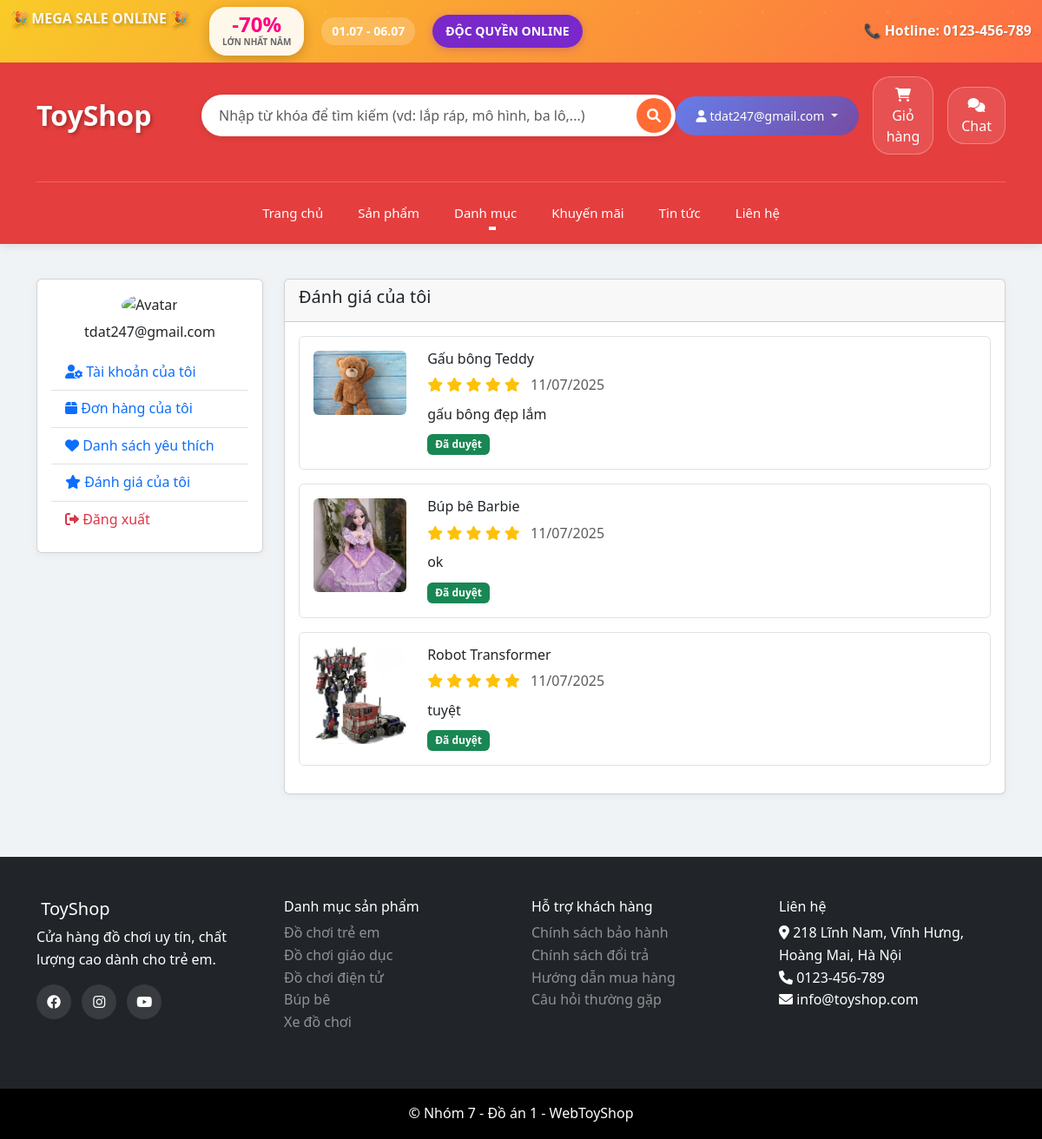
The page /customer/my_reviews.php (signed in) on the database its author committed.
### tables this page shows
CREATE TABLE `reviews` (
  `id` int(11) NOT NULL,
  `product_id` int(11) DEFAULT NULL,
  `customer_id` int(11) DEFAULT NULL,
  `order_id` int(11) DEFAULT NULL,
  `rating` int(11) DEFAULT NULL CHECK (`rating` >= 1 and `rating` <= 5),
  `comment` text DEFAULT NULL,
  `images` text DEFAULT NULL,
  `admin_reply` text DEFAULT NULL,
  `status` enum('pending','approved','rejected') DEFAULT 'pending',
  `created_at` timestamp NOT NULL DEFAULT current_timestamp()
);

CREATE TABLE `products` (
  `id` int(11) NOT NULL,
  `name` varchar(200) NOT NULL,
  `description` text DEFAULT NULL,
  `price` decimal(10,2) NOT NULL,
  `sale_price` decimal(10,2) DEFAULT NULL,
  `category_id` int(11) DEFAULT NULL,
  `image` varchar(255) DEFAULT NULL,
  `stock_quantity` int(11) DEFAULT 0,
  `status` enum('active','inactive') DEFAULT 'active',
  `featured` tinyint(1) DEFAULT 0,
  `created_at` timestamp NOT NULL DEFAULT current_timestamp()
);

CREATE TABLE `categories` (
  `id` int(11) NOT NULL,
  `name` varchar(100) NOT NULL,
  `description` text DEFAULT NULL,
  `image` varchar(255) DEFAULT NULL,
  `status` enum('active','inactive') DEFAULT 'active',
  `created_at` timestamp NOT NULL DEFAULT current_timestamp()
);

### config/database.php (called while the page is built, shortened)
<?php
$conn = new mysqli(DB_HOST, DB_USER, DB_PASS, DB_NAME);
$conn->set_charset("utf8mb4");
function executeQuery($sql, $params = []) {
    global $conn;
    $stmt = $conn->prepare($sql);
    if (!empty($params)) {
        $types = '';
        foreach ($params as $param) {
            if (is_int($param)) {
                $types .= 'i';
            } elseif (is_float($param)) {
                $types .= 'd';
            } elseif (is_string($param)) {
                $types .= 's';
            } else {
                $types .= 's';
            }
        }
        if (!$stmt->bind_param($types, ...$params)) {
            error_log("Binding parameters failed: " . $stmt->error);
            $stmt->close();
            return false;
        }
    }
    if (!$stmt->execute()) {
        error_log("Execute failed: " . $stmt->error);
        $stmt->close();
        return false;
    }
    if (strpos(strtoupper($sql), 'SELECT') === 0) {
        $result = $stmt->get_result();
        return $result;
    }
    return true;
}
function fetchAll($sql, $params = []) {
    $result = executeQuery($sql, $params);
    $data = [];
    if ($result && $result !== true) {
        while ($row = $result->fetch_assoc()) {
            $data[] = $row;
        }
    }
    return $data;
}
?>

### customer/my_reviews.php (the view, shortened to what this page needs)
<?php
include '../includes/header.php';
$customer_id = $_SESSION['customer_id'];
$reviews = fetchAll("SELECT r.*, p.name as product_name, p.image as product_image
                     FROM reviews r
                     JOIN products p ON r.product_id = p.id
                     WHERE r.customer_id = ?
                     ORDER BY r.created_at DESC", [$customer_id]);
?>
<div class="container py-4">
    <div class="row">
        <div class="col-md-3">
            <?php include 'sidebar.php'; ?>
        </div>
        <div class="col-md-9">
            <div class="card">
                <div class="card-header">
                    <h5>Đánh giá của tôi</h5>
                </div>
                <div class="card-body">
                    <?php if (empty($reviews)): ?>
                        <div class="text-center py-5">
                            <i class="fas fa-star fa-3x text-muted mb-3"></i>
                            <p class="text-muted">Chưa có đánh giá nào</p>
                            <a href="../products.php" class="btn btn-primary">Mua sắm ngay</a>
                        </div>
                    <?php else: ?>
                        <?php foreach ($reviews as $review): ?>
                            <div class="review-item border rounded p-3 mb-3">
                                <div class="row">
                                    <div class="col-md-2">
                                        <img src="../assets/img/<?php echo $review['product_image'] ?: 'default.jpg'; ?>"
                                             class="img-fluid rounded" alt="<?php echo $review['product_name']; ?>">
                                    </div>
                                    <div class="col-md-10">
                                        <h6><?php echo $review['product_name']; ?></h6>
                                        <div class="rating mb-2">
                                            <?php for ($i = 1; $i <= 5; $i++): ?>
                                                <i class="fas fa-star <?php echo $i <= $review['rating'] ? 'text-warning' : 'text-muted'; ?>"></i>
                                            <?php endfor; ?>
                                            <span class="ms-2 text-muted">
                                                <?php echo date('d/m/Y', strtotime($review['created_at'])); ?>
                                            </span>
                                        </div>
                                        <p class="mb-2"><?php echo nl2br($review['comment']); ?></p>
                                        <span class="badge bg-<?php
                                            echo match($review['status']) {
                                                'pending' => 'warning',
                                                'approved' => 'success',
                                                'rejected' => 'danger',
                                                default => 'secondary'
                                            };
                                        ?>">
                                            <?php
                                            echo match($review['status']) {
                                                'pending' => 'Chờ duyệt',
                                                'approved' => 'Đã duyệt',
                                                'rejected' => 'Bị từ chối',
                                                default => 'Không xác định'
                                            };
                                            ?>
                                        </span>
                                    </div>
                                </div>
                            </div>
                        <?php endforeach; ?>
                    <?php endif; ?>
                </div>
            </div>
        </div>
    </div>
</div>
<?php include '../includes/footer.php'; ?>

### includes/footer.php (shortened to what this page needs)
    <footer class="footer bg-dark text-white mt-5">
        <div class="container py-5">
            <div class="row">
                <div class="col-md-3">
                    <h5><i class="fas fa-toy-brick"></i> ToyShop</h5>
                    <p>Cửa hàng đồ chơi uy tín, chất lượng cao dành cho trẻ em.</p>
                    <div class="social-links">
                        <a href="#" class="text-white me-2"><i class="fab fa-facebook"></i></a>
                        <a href="#" class="text-white me-2"><i class="fab fa-instagram"></i></a>
                        <a href="#" class="text-white me-2"><i class="fab fa-youtube"></i></a>
                    </div>
                </div>
                <div class="col-md-3">
                    <h6>Danh mục sản phẩm</h6>
                    <ul class="list-unstyled">
                        <?php
                        $categories = fetchAll("SELECT * FROM categories WHERE status = 'active' LIMIT 5");
                        foreach ($categories as $category):
                        ?>
                            <li><a href="category.php?id=<?php echo $category['id']; ?>" class="text-white-50"><?php echo $category['name']; ?></a></li>
                        <?php endforeach; ?>
                    </ul>
                </div>
                <div class="col-md-3">
                    <h6>Hỗ trợ khách hàng</h6>
                    <ul class="list-unstyled">
                        <li><a href="#" class="text-white-50">Chính sách bảo hành</a></li>
                        <li><a href="#" class="text-white-50">Chính sách đổi trả</a></li>
                        <li><a href="#" class="text-white-50">Hướng dẫn mua hàng</a></li>
                        <li><a href="#" class="text-white-50">Câu hỏi thường gặp</a></li>
                    </ul>
                </div>
                <div class="col-md-3">
                    <h6>Liên hệ</h6>
                    <ul class="list-unstyled">
                        <li><i class="fas fa-map-marker-alt"></i> 218 Lĩnh Nam, Vĩnh Hưng, Hoàng Mai, Hà Nội</li>
                        <li><i class="fas fa-phone"></i> 0123-456-789</li>
                        <li><i class="fas fa-envelope"></i> info@toyshop.com</li>
                    </ul>
                </div>
            </div>
        </div>
        <div class="footer-bottom bg-black py-3">
            <div class="container">
                <div class="row align-items-center">
                    <div class="col-12 text-center">
                        <p class="mb-0">&copy; Nhóm 7 - Đồ án 1 - WebToyShop</p>
                    </div>
                </div>
            </div>
        </div>
    </footer>
</body>
</html>

### assets/css/style.css (style rules this page uses)
:root { --primary-color: #007bff; --secondary-color: #6c757d; --success-color: #28a745; --danger-color: #dc3545; --warning-color: #ffc107; --info-color: #17a2b8; --light-color: #da4167; --dark-color: #343a40; --bg-color: #f7f8f9; }
body { font-family: "Segoe UI", Tahoma, Geneva, Verdana, sans-serif; line-height: 1.6; background-color: var(--bg-color); }
.footer { margin-top: auto; }
.social-links a { display: inline-block; width: 40px; height: 40px; line-height: 40px; text-align: center; border-radius: 50%; background: rgba(255, 255, 255, 0.1); transition: all 0.3s ease; }
.card { transition: all 0.3s ease; }
.badge { font-size: 0.75em; padding: 0.5em 0.75em; }
.card, .product-card, .category-card .card, .account-card { background-color: #ffffff; box-shadow: 0 2px 10px rgba(0, 0, 0, 0.05); }

### assets/css/custom.css (style rules this page uses)
body { background-color: #f0f3f5; }
.card, .product-card, .category-card .card, .account-card { background-color: #ffffff; box-shadow: 0 2px 10px rgba(0, 0, 0, 0.05); }

### includes/footer.php (style rules this page uses)
.footer a { text-decoration: none !important; }

### rows shown on the page
reviews: product.image (picture), product.name "Gấu bông Teddy", rating 5 (drawn), created_at "11/07/2025", comment "gấu bông đẹp lắm", status "Đã duyệt"
reviews: product.image (picture), product.name "Búp bê Barbie", rating 5 (drawn), created_at "11/07/2025", comment "ok", status "Đã duyệt"
reviews: product.image (picture), product.name "Robot Transformer", rating 5 (drawn), created_at "11/07/2025", comment "tuyệt", status "Đã duyệt"
categories: name "Đồ chơi trẻ em"
categories: name "Đồ chơi giáo dục"
categories: name "Đồ chơi điện tử"
categories: name "Búp bê"
categories: name "Xe đồ chơi"

### other values the page prints
$_SESSION['customer_name'] "tdat247@gmail.com"
